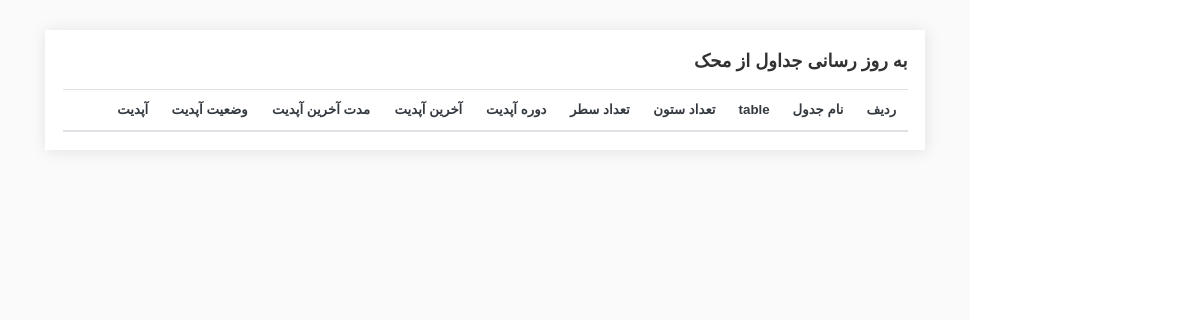
/updatedb, run on an earlier commit of the app's database.
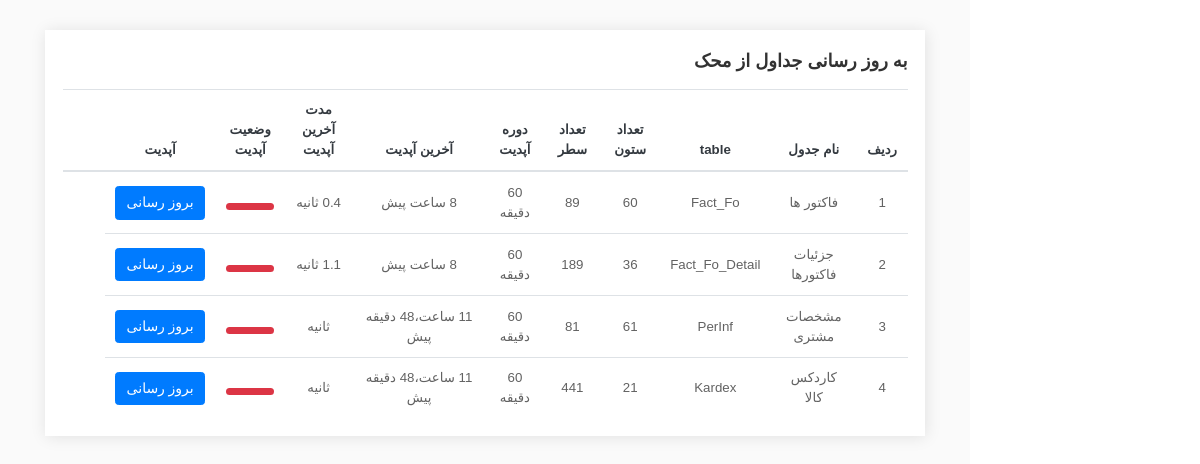
And on a later commit of the database.
### mahakupdate/models.py (models this page shows, shortened)
class Mtables(models.Model):
    in_use = models.BooleanField(default=False, verbose_name='در حال استفاده است')
    none_use = models.BooleanField(default=False, verbose_name=' بدون استفاده')
    name = models.CharField(blank = True,null = True,max_length=150, verbose_name='نام جدول')
    description = models.CharField(blank = True,null = True,max_length=150, verbose_name='توضیح')
    row_count = models.IntegerField(blank = True,null = True,default=0, verbose_name='تعداد ردیف ها')
    cloumn_count = models.IntegerField(blank = True,null = True,default=0, verbose_name='تعداد ستون ها')
    last_update_time = models.DateTimeField(default=timezone.now, blank=True, null=True, verbose_name='آخرین آپدیت')
    update_period = models.IntegerField(default=60, blank=True, null=True, verbose_name='بازه به‌روزرسانی (دقیقه)')
    update_duration = models.FloatField(blank=True, null=True, verbose_name='مدت زمان به‌روزرسانی (ثانیه)')
    class Meta:
        verbose_name = 'جدول محک'
        verbose_name_plural = 'جداول محک'

### mahakupdate/views.py (the view)
# urls.py: path('updatedb', Updatedb, name="updatedb"),
def Updatedb(request):
    tables = Mtables.objects.filter(in_use=True)
    for t in tables:
        tsinse = (timezone.now() - t.last_update_time).total_seconds() / 60
        if tsinse / t.update_period >= 1:
            t.progress_bar_width = 100
            t.progress_class = 'skill2-bar bg-danger'
        elif tsinse / t.update_period < 0.4:
            t.progress_class = 'skill2-bar bg-success'
            t.progress_bar_width = tsinse / t.update_period * 100
        elif tsinse / t.update_period < 0.9:
            t.progress_bar_width = tsinse / t.update_period * 100
            t.progress_class = 'skill2-bar bg-warning'
        elif tsinse / t.update_period < 1:
            t.progress_bar_width = tsinse / t.update_period * 100
            t.progress_class = 'skill2-bar bg-danger'
        if t.name == 'Fact_Fo':
            t.url1 = 'update/factor'
        if t.name == 'GoodInf':
            t.url1 = 'update/kala'
        if t.name == 'Fact_Fo_Detail':
            t.url1 = 'update/factor-detail'
        if t.name == 'Kardex':
            t.url1 = 'update/kardex'
    context = {
        'title': 'صفحه آپدیت جداول',
        'tables': tables
    }
    return render(request, 'updatepage.html', context)

### mahakupdate/templates/updatepage.html (shortened to what this page needs)
{% extends 'shared/_MainLayout.html' %}
{% load humanize %}
{% load static %}
{% block content %}
    <div class="content-wrapper">
<div class="col-xl-12 mb-30">
           <div class="card card-statistics h-100">
           <div class="card-body">
             <h5 class="card-title pb-0 border-0">به روز رسانی جداول از محک </h5>
              <div class="btn-group info-drop">
                <button type="button" class="dropdown-toggle-split text-muted" data-toggle="dropdown" aria-haspopup="true" aria-expanded="false"><i class="ti-more"></i></button>
              </div>
              <div class="table-responsive">
              <table class="table center-aligned-table mb-0 text-center">
                <thead>
                  <tr class="text-dark">
                    <th>ردیف</th>
                      <th>نام جدول</th>
                      <th>table</th>
                    <th>تعداد ستون</th>
                    <th>تعداد سطر</th>
                    <th>دوره آپدیت</th>
                    <th>آخرین آپدیت</th>
                      <th>مدت آخرین آپدیت</th>
                      <th>وضعیت آپدیت</th>
                    <th>آپدیت</th>
                    <th></th>
                    <th></th>
                  </tr>
                </thead>
                <tbody>
                  {% for t in tables %}
                      <tr>
                      <td>{{ forloop.counter }}</td>
                          <td>{{ t.description }}</td>
                          <td>{{ t.name }}</td>
                      <td>{{ t.cloumn_count }}</td>
                      <td>{{ t.row_count }}</td>
                      <td>{{ t.update_period }} دقیقه </td>
                      <td>{{ t.last_update_time|timesince }} پیش </td>
                      <td>{{ t.update_duration|floatformat:1 }} ثانیه </td>
                          <td>
                      <div class="progress progress-small mt-2">
                            <div class="skill2-bar {{ t.progress_class }}"
                                 role="progressbar"
                                 style="width: {{ t.progress_bar_width }}%"
                                 aria-valuenow="{{ t.progress_bar_width }}"
                                 aria-valuemin="0"
                                 aria-valuemax="100"></div>
                        </div>
                    </td>
                      <td><a href="{{ t.url1 }}"><button type="button" class="btn btn-primary">بروز رسانی</button></a></td>
                      </tr>
        {% endfor %}
                </tbody>
              </table>
            </div>
            </div>
          </div>
        </div>
    </div>
{% endblock %}

What changed in the data, as far as the page shows it:
now on this page (row edited): Mtables: description "فاکتور ها", name "Fact_Fo", cloumn_count "60", row_count "89", update_period "60", last_update_time "8 ساعت", {{ t.progress_bar_width }} 100 (drawn)
now on this page (row edited): Mtables: description "جزئیات فاکتورها", name "Fact_Fo_Detail", cloumn_count "36", row_count "189", update_period "60", last_update_time "8 ساعت", {{ t.progress_bar_width }} 100 (drawn)
now on this page (row edited): Mtables: description "مشخصات مشتری", name "PerInf", cloumn_count "61", row_count "81", update_period "60", last_update_time "11 ساعت،48 دقیقه", {{ t.progress_bar_width }} 100 (drawn)
now on this page (row edited): Mtables: description "کاردکس کالا", name "Kardex", cloumn_count "21", row_count "441", update_period "60", last_update_time "11 ساعت،48 دقیقه", {{ t.progress_bar_width }} 100 (drawn)
